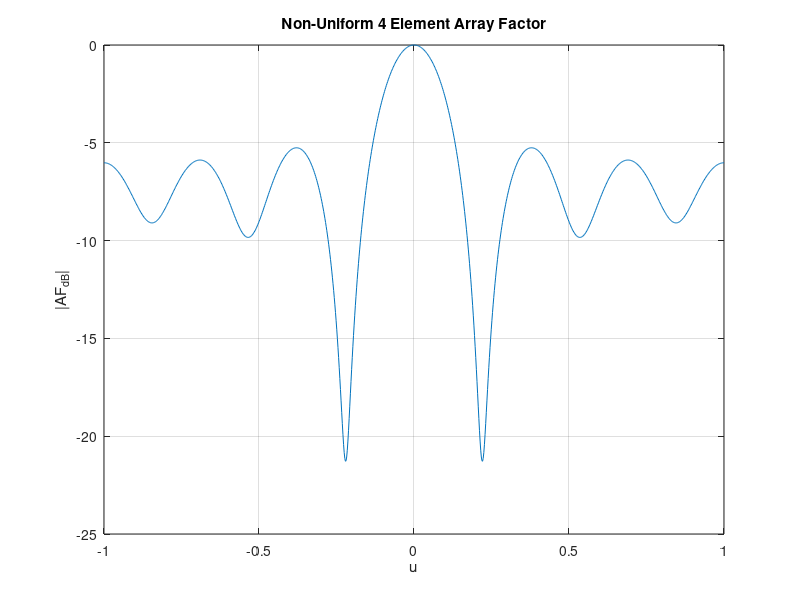

This figure's MATLAB source: (Note: this script raises an error after producing the figure.)
clc;clear;close all;

u = linspace(-1,1,1000)';
j = sqrt(-1);
lambda = 1;
d = lambda/2;
k = -2*pi/lambda * u;


location = [0 d 4*d 6*d];
centered_location = location - (3*d);

V =  exp(j*centered_location.*k)';

% Assuming Even weights
W = ones([4,1]) * 1/4;
AF = W' * V;

%normalize
AF = AF ./ max(abs(AF));

%dB conversion
AF_dB = 20 * log10(abs(AF));

plot(u,AF_dB);
title('Non-Uniform 4 Element Array Factor');
xlabel('u');ylabel('|AF_{dB}|'); grid on;

% ----------- part b ------------------
%Null-to-null beamwidth
idx = find(islocalmin(real(AF_dB)));
left_null = idx(length(idx)/2 );
right_null = idx(length(idx)/2+1);

BW_NN = u(right_null) - u(left_null);

%Half power beamwidth
left3dB = u(find(AF_dB > -3, 1, "first"));
right3dB = u(499 + find(AF_dB(500:1000) < -3, 1, "first"));

HPBW = right3dB - left3dB;


fprintf("BW_nn = %.3f in u-space\n", BW_NN)
fprintf("HPBW = %.3f in u-space\n", HPBW)

% ----------- part c -------------------
location2 = [0 d 2*d 3*d 4*d 5*d 6*d];
centered_location2 = location2 - 3.5*d;

V2 =  exp(j*centered_location2.*k)';

% Assuming Even weights
W2 = ones([7,1]) * 1/7;

AF2 = W2' * V2;
%normalize
AF2 = AF2 ./ max(abs(AF2));

AF2_dB = 20 * log10(abs(AF2));

figure();
hold on;
plot(u,AF2_dB);
plot(u,AF_dB);
title('Non-Uniform 4 Element vs Uniform 7 Element');
subtitle('Array Factor');
xlabel('u');ylabel('|AF_{dB}|'); grid on;
legend(["uniform 7-element", "non-uniform 4-element"]);
